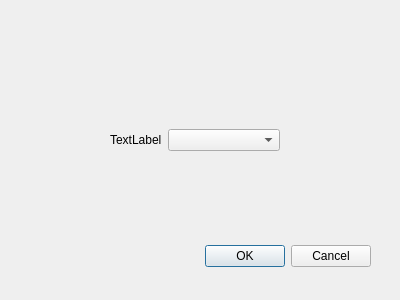
<?xml version="1.0" encoding="UTF-8"?>
<ui version="4.0">
 <class>sceneDialogTheme</class>
 <widget class="QDialog" name="sceneDialogTheme">
  <property name="geometry">
   <rect>
    <x>0</x>
    <y>0</y>
    <width>400</width>
    <height>300</height>
   </rect>
  </property>
  <property name="windowTitle">
   <string>Dialog</string>
  </property>
  <widget class="QDialogButtonBox" name="buttonBox">
   <property name="geometry">
    <rect>
     <x>30</x>
     <y>240</y>
     <width>341</width>
     <height>32</height>
    </rect>
   </property>
   <property name="orientation">
    <enum>Qt::Horizontal</enum>
   </property>
   <property name="standardButtons">
    <set>QDialogButtonBox::Cancel|QDialogButtonBox::Ok</set>
   </property>
  </widget>
  <widget class="QWidget" name="horizontalLayoutWidget">
   <property name="geometry">
    <rect>
     <x>110</x>
     <y>100</y>
     <width>170</width>
     <height>80</height>
    </rect>
   </property>
   <layout class="QHBoxLayout" name="horizontalLayout" stretch="1,3">
    <item>
     <widget class="QLabel" name="label">
      <property name="text">
       <string>TextLabel</string>
      </property>
     </widget>
    </item>
    <item>
     <widget class="QComboBox" name="comboBox"/>
    </item>
   </layout>
  </widget>
 </widget>
 <resources/>
 <connections>
  <connection>
   <sender>buttonBox</sender>
   <signal>accepted()</signal>
   <receiver>sceneDialogTheme</receiver>
   <slot>accept()</slot>
   <hints>
    <hint type="sourcelabel">
     <x>248</x>
     <y>254</y>
    </hint>
    <hint type="destinationlabel">
     <x>157</x>
     <y>274</y>
    </hint>
   </hints>
  </connection>
  <connection>
   <sender>buttonBox</sender>
   <signal>rejected()</signal>
   <receiver>sceneDialogTheme</receiver>
   <slot>reject()</slot>
   <hints>
    <hint type="sourcelabel">
     <x>316</x>
     <y>260</y>
    </hint>
    <hint type="destinationlabel">
     <x>286</x>
     <y>274</y>
    </hint>
   </hints>
  </connection>
 </connections>
</ui>
